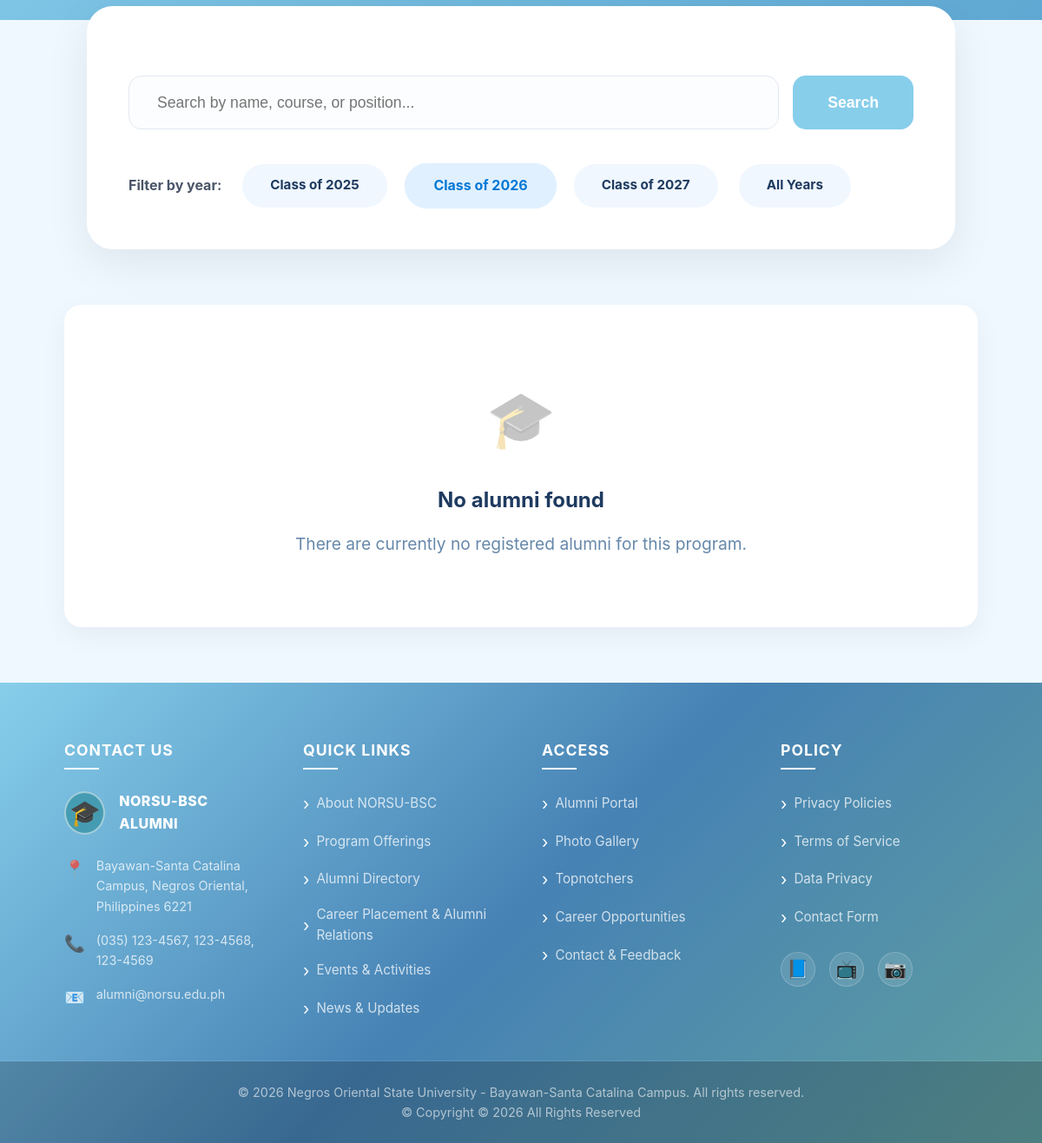
The page /directory/?year=2026 (lower part) on the database as committed earlier.
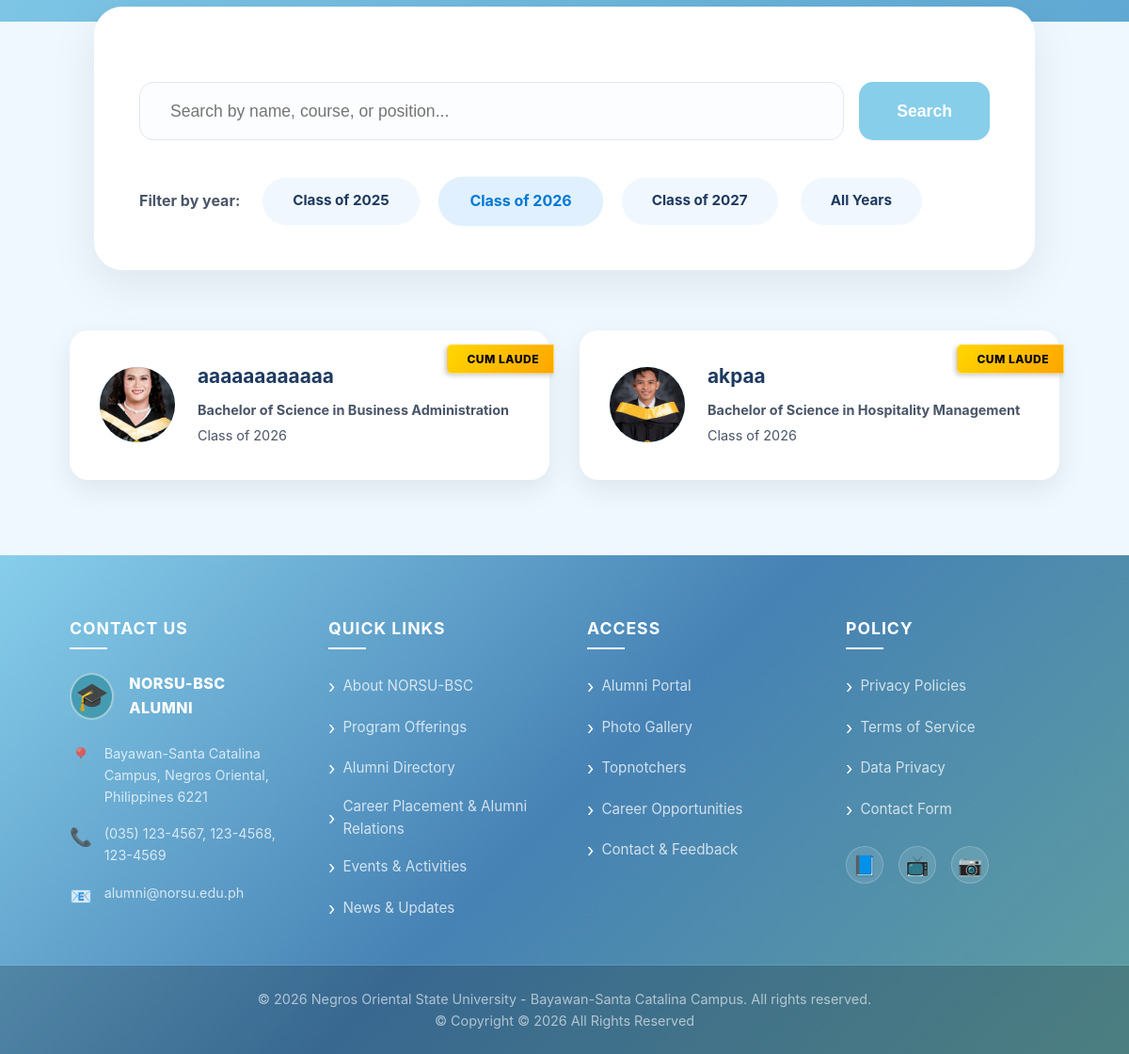
The same page on the database as committed later.
### dashboard/models.py (models this page shows, shortened)
class Alumni(models.Model):
    LATIN_HONORS_CHOICES = [
        ('', 'No Latin Honor'),
        ('Summa Cum Laude', 'Summa Cum Laude'),
        ('Magna Cum Laude', 'Magna Cum Laude'),
        ('Cum Laude', 'Cum Laude'),
    ]
    name = models.CharField(max_length=255)
    latin_honors = models.CharField(max_length=50, choices=LATIN_HONORS_CHOICES, blank=True, default='')
    batch = models.CharField(max_length=10)
    course = models.CharField(max_length=255)
    position = models.CharField(max_length=255, blank=True)
    company = models.CharField(max_length=255, blank=True)
    bio = models.TextField(blank=True)
    image = models.ImageField(upload_to='alumni/', blank=True, null=True)
    created_at = models.DateTimeField(default=timezone.now)
    updated_at = models.DateTimeField(auto_now=True)
    class Meta:
        verbose_name_plural = 'Alumni'
        ordering = ['-created_at']

### dashboard/views.py (the view, shortened to what this page needs)
# urls.py: path('directory/', views.alumni_directory, name='directory'),
def alumni_directory(request):
    program = request.GET.get('program')
    year = request.GET.get('year')
    query = request.GET.get('q')
    alumni_list = list(Alumni.objects.all())
    alumni_posts = Post.objects.filter(post_type='alumni')
    for post in alumni_posts:
        alumni_list.append({
            'name': post.title,
            'course': post.content, # Post content often used as course for alumni types
            'batch': 'N/A', # Posts don't have batch
            'latin_honors': '',
            'image': post.image,
            'position': '',
            'company': '',
            'is_post': True
        })
    filtered_alumni = []
    core_name = ""
    for a in alumni_list:
        a_name = a['name'] if isinstance(a, dict) else a.name
        a_course = a['course'] if isinstance(a, dict) else a.course
        a_batch = a['batch'] if isinstance(a, dict) else a.batch
        a_position = a['position'] if isinstance(a, dict) else a.position
        a_company = a['company'] if isinstance(a, dict) else a.company
        keep = True
        if program:
            c_lower = a_course.lower()
            if core_name not in c_lower and program.lower() not in c_lower and core_alt not in c_lower:
                keep = False
        if keep and year:
            if str(a_batch) != str(year):
                keep = False
        if keep:
            filtered_alumni.append(a)
    return render(request, 'dashboard/alumni/directory.html', {
        'alumni': filtered_alumni,
        'selected_program': program,
        'selected_year': year,
        'query': query
    })

### dashboard/templates/dashboard/alumni/directory.html (shortened to what this page needs)
{% extends 'dashboard/alumni/base.html' %}
{% block content %}
<section class="directory-hero">
</section>
<section class="directory-container">
    <div class="container">
        <div class="search-section">
            <form action="{% url 'directory' %}" method="get" class="search-form">
                <input type="text" name="q" value="{{ query|default:'' }}" placeholder="Search by name, course, or position..." class="search-input">
                <button type="submit" class="btn-search">Search</button>
            </form>
            <div class="year-filters">
                <p>Filter by year:</p>
                <a href="{% url 'directory' %}?year=2025{% if selected_program %}&program={{ selected_program }}{% endif %}" class="year-btn {% if selected_year == '2025' %}active{% endif %}">Class of 2025</a>
                <a href="{% url 'directory' %}?year=2026{% if selected_program %}&program={{ selected_program }}{% endif %}" class="year-btn {% if selected_year == '2026' %}active{% endif %}">Class of 2026</a>
                <a href="{% url 'directory' %}?year=2027{% if selected_program %}&program={{ selected_program }}{% endif %}" class="year-btn {% if selected_year == '2027' %}active{% endif %}">Class of 2027</a>
                {% if selected_year %}
                <a href="{% url 'directory' %}{% if selected_program %}?program={{ selected_program }}{% endif %}" class="year-btn">All Years</a>
                {% endif %}
            </div>
        </div>
        <div class="alumni-list">
            {% for person in alumni %}
            <div class="alumni-card" style="position: relative;">
                {% if person.latin_honors %}
                <div class="latin-honor-banner" style="position: absolute; top: 15px; right: -5px; background: linear-gradient(135deg, #FFD700 0%, #FFA500 100%); color: #000; padding: 5px 15px; font-size: 0.75rem; font-weight: 800; border-radius: 5px 0 0 5px; box-shadow: -2px 2px 5px rgba(0,0,0,0.2); z-index: 5; text-transform: uppercase; letter-spacing: 0.5px; border: 1px solid rgba(255,255,255,0.3);">
                    {{ person.latin_honors }}
                </div>
                {% endif %}
                {% if person.image %}
                <img src="{{ person.image.url }}" alt="{{ person.name }}" class="alumni-avatar" style="object-fit: cover;">
                {% else %}
                <div class="alumni-avatar">{{ person.name|first }}</div>
                {% endif %}
                <div class="alumni-info">
                    <h3>{{ person.name }}</h3>
                    <p><strong>{{ person.course }}</strong></p>
                    <p>Class of {{ person.batch }}</p>
                </div>
            </div>
            {% empty %}
            <div class="empty-state" style="grid-column: 1/-1; text-align: center; padding: 5rem 2rem; background: white; border-radius: 20px; box-shadow: 0 10px 30px rgba(0,0,0,0.05);">
                <div style="font-size: 4rem; margin-bottom: 1.5rem; opacity: 0.3;">🎓</div>
                <h3 style="color: #1e3a5f; margin-bottom: 1rem; font-size: 1.5rem;">No alumni found</h3>
                <p style="color: #6688AA;">There are currently no registered alumni for this program.</p>
            </div>
            {% endfor %}
        </div>
    </div>
</section>
{% endblock %}

### dashboard/templates/dashboard/alumni/base.html (shortened to what this page needs)
{% load static %}
<!DOCTYPE html>
<html lang="en">
<head>
    <link rel="stylesheet" href="{% static 'css/style.css' %}?v=33">
</head>
<body>
   {% block content %}
   {% endblock %}
    <footer class="professional-footer">
        <div class="footer-top">
            <div class="container">
                <div class="footer-grid">
                    <div class="footer-column">
                        <h3 class="footer-heading">Contact Us</h3>
                        <div class="footer-logo-section">
                            <div class="footer-brand">
                                <div class="footer-logo-icon">🎓</div>
                                <span class="footer-brand-text">NORSU-BSC ALUMNI</span>
                            </div>
                        </div>
                        <div class="footer-contact-info">
                            <p class="footer-contact-item">
                                <span class="contact-icon">📍</span>
                                Bayawan-Santa Catalina Campus, Negros Oriental, Philippines 6221
                            </p>
                            <p class="footer-contact-item">
                                <span class="contact-icon">📞</span>
                                (035) 123-4567, 123-4568, 123-4569
                            </p>
                            <p class="footer-contact-item">
                                <span class="contact-icon">📧</span>
                                alumni@norsu.edu.ph
                            </p>
                        </div>
                    </div>
                    <div class="footer-column">
                        <h3 class="footer-heading">Quick Links</h3>
                        <ul class="footer-links">
                            <li><a href="{% url 'about' %}">About NORSU-BSC</a></li>
                            <li><a href="{% url 'programs' %}">Program Offerings</a></li>
                            <li><a href="{% url 'directory' %}">Alumni Directory</a></li>
                            <li><a href="{% url 'careers' %}">Career Placement & Alumni Relations</a></li>
                            <li><a href="{% url 'events' %}">Events & Activities</a></li>
                            <li><a href="{% url 'news' %}">News & Updates</a></li>
                        </ul>
                    </div>
                    <div class="footer-column">
                        <h3 class="footer-heading">Access</h3>
                        <ul class="footer-links">
                            <li><a href="{% url 'directory' %}">Alumni Portal</a></li>
                            <li><a href="{% url 'gallery' %}">Photo Gallery</a></li>
                            <li><a href="{% url 'achievements' %}">Topnotchers</a></li>
                            <li><a href="{% url 'careers' %}">Career Opportunities</a></li>
                            <li><a href="{% url 'contact' %}">Contact & Feedback</a></li>
                        </ul>
                    </div>
                    <div class="footer-column">
                        <h3 class="footer-heading">Policy</h3>
                        <ul class="footer-links">
                            <li><a href="#">Privacy Policies</a></li>
                            <li><a href="#">Terms of Service</a></li>
                            <li><a href="#">Data Privacy</a></li>
                            <li><a href="{% url 'contact' %}">Contact Form</a></li>
                        </ul>
                        <div class="footer-social-icons">
                            <a href="https://facebook.com" target="_blank" class="social-icon" title="Facebook">📘</a>
                            <a href="https://youtube.com" target="_blank" class="social-icon" title="YouTube">📺</a>
                            <a href="https://instagram.com" target="_blank" class="social-icon" title="Instagram">📷</a>
                        </div>
                    </div>
                </div>
            </div>
        </div>
        <div class="footer-bottom">
            <div class="container">
                <p>&copy; 2026 Negros Oriental State University - Bayawan-Santa Catalina Campus. All rights reserved.</p>
                <p>&copy; Copyright © 2026 All Rights Reserved</p>
            </div>
        </div>
</body>
</html>

### dashboard/templates/dashboard/alumni/statistic/css/style.css (style rules this page uses)
* { margin: 0; padding: 0; box-sizing: border-box; }
body { font-family: -apple-system, BlinkMacSystemFont, 'Segoe UI', Roboto, Oxygen, Ubuntu, Cantarell, sans-serif; line-height: 1.6; color: #333; background: #F0F8FF; min-height: 100vh; }
.container { max-width: 1200px; margin: 0 auto; padding: 0 20px; }
.search-form { display: flex; gap: 1rem; margin: 2rem 0; }
.search-input { flex: 1; padding: 1rem; border: none; border-radius: 25px; font-size: 1rem; }
.btn-search { background: #f4b942; color: #1e3a5f; padding: 1rem 2rem; border: none; border-radius: 25px; font-weight: 600; cursor: pointer; transition: transform 0.3s; }
.year-filters { display: flex; gap: 1rem; align-items: center; flex-wrap: wrap; }
.year-btn { background: rgba(255, 255, 255, 0.9); color: #1e3a5f; padding: 0.7rem 1.5rem; border-radius: 25px; text-decoration: none; font-weight: 600; transition: all 0.3s; }
.alumni-list { margin-top: 2rem; }
.alumni-card { background: white; padding: 1.5rem; border-radius: 15px; box-shadow: 0 4px 15px rgba(0,0,0,0.1); display: flex; align-items: center; gap: 1.5rem; margin-bottom: 1rem; }
.alumni-avatar { width: 60px; height: 60px; background: linear-gradient(135deg, #87CEEB 0%, #4a90e2 100%); color: white; border-radius: 50%; display: flex; align-items: center; justify-content: center; font-size: 1.5rem; font-weight: bold; }
.alumni-info { flex: 1; }
.alumni-info h3 { color: #1e3a5f; margin-bottom: 0.3rem; }
.alumni-info p { color: #4a5568; font-size: 0.9rem; }
:root { --primary-azure: #87CEEB; --primary-azure-dark: #5DADE2; --primary-azure-light: #B0E0F6; --bg-white: #FFFFFF; --bg-light: #F8FBFF; --bg-secondary: #F0F8FF; --text-dark: #2C3E50; --text-medium: #5A6C7D; --text-light: #95A5A6; --text-white: #FFFFFF; --shadow-sm: 0 2px 8px rgba(135, 206, 235, 0.15); --shadow-md: 0 4px 15px rgba(135, 206, 235, 0.2); --shadow-lg: 0 8px 30px rgba(135, 206, 235, 0.25); --shadow-xl: 0 15px 50px rgba(135, 206, 235, 0.3); }
body { overflow-x: hidden; }

### dashboard/templates/dashboard/alumni/directory.html (style rules this page uses)
.directory-hero { background: linear-gradient(135deg, #87CEEB 0%, #5fa8d3 50%, #87CEEB 100%); background-size: 200% 200%; animation: gradientFlow 10s ease infinite; padding: 5rem 0; position: relative; overflow: hidden; }
.directory-container { padding: 4rem 0; background: #F0F8FF; }
.search-section { background: white; padding: 3rem; border-radius: 30px; box-shadow: 0 15px 50px rgba(0,0,0,0.08); margin: -5rem auto 4rem; max-width: 1000px; position: relative; z-index: 10; }
.search-form { display: flex; gap: 1rem; margin-bottom: 2.5rem; }
.search-input { flex: 1; padding: 1.2rem 2rem; border: 1px solid #e2e8f0; border-radius: 15px; font-size: 1.1rem; color: #1e3a5f; background: #fcfdfe; }
.btn-search { padding: 0 2.5rem; background: #87CEEB; color: white; border: none; border-radius: 15px; font-weight: 700; cursor: pointer; font-size: 1.1rem; transition: all 0.3s ease; }
.year-filters { display: flex; gap: 1.5rem; flex-wrap: wrap; align-items: center; }
.year-filters p { font-weight: 700; color: #4a5568; margin: 0; font-size: 1rem; }
.year-btn { padding: 0.8rem 2rem; background: #f0f7ff; color: #1e3a5f; border: none; border-radius: 50px; text-decoration: none; font-weight: 700; font-size: 0.95rem; transition: all 0.3s ease; }
.year-btn:hover, .year-btn.active { background: #e0f0ff; color: #0078d4; transform: scale(1.05); }
.alumni-list { display: grid; grid-template-columns: repeat(auto-fill, minmax(350px, 1fr)); gap: 2rem; margin-top: 2rem; }
.alumni-card { background: white; border-radius: 20px; padding: 2rem; box-shadow: 0 10px 30px rgba(0,0,0,0.08); display: flex; align-items: center; gap: 1.5rem; }
.alumni-avatar { width: 80px; height: 80px; background: #87CEEB; border-radius: 50%; display: flex; align-items: center; justify-content: center; font-size: 2rem; font-weight: 800; color: white; flex-shrink: 0; }
.alumni-info { flex: 1; }
.alumni-info h3 { color: #1e3a5f; font-size: 1.3rem; margin-bottom: 0.5rem; }
.alumni-info p { color: #4a5568; font-size: 0.9rem; margin: 0.25rem 0; }

Rows that differ between the two databases and show on the page:
added Alumni: latin_honors "CUM LAUDE", image (picture), name "aaaaaaaaaaaa", course "Bachelor of Science in Business Administration", batch "2026"
added Alumni: latin_honors "CUM LAUDE", image (picture), name "akpaa", course "Bachelor of Science in Hospitality Management", batch "2026"
Other text that changed with them:
text no longer shown: "🎓 No alumni found There are currently no registered alumni for this program."
